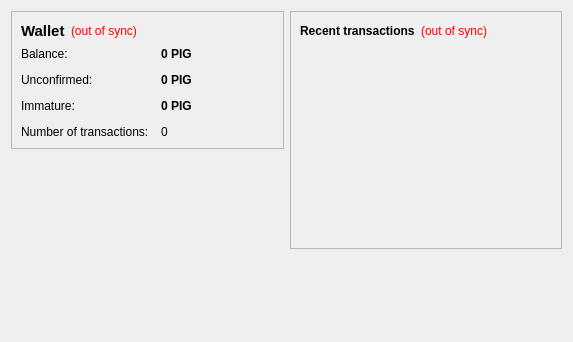
<?xml version="1.0" encoding="UTF-8"?>
<ui version="4.0">
 <class>OverviewPage</class>
 <widget class="QWidget" name="OverviewPage">
  <property name="geometry">
   <rect>
    <x>0</x>
    <y>0</y>
    <width>573</width>
    <height>342</height>
   </rect>
  </property>
  <property name="windowTitle">
   <string>Form</string>
  </property>
  <layout class="QHBoxLayout" name="horizontalLayout" stretch="1,1">
   <item>
    <layout class="QVBoxLayout" name="verticalLayout_2">
     <item>
      <widget class="QFrame" name="frame">
       <property name="frameShape">
        <enum>QFrame::StyledPanel</enum>
       </property>
       <property name="frameShadow">
        <enum>QFrame::Raised</enum>
       </property>
       <layout class="QVBoxLayout" name="verticalLayout_4">
        <item>
         <layout class="QHBoxLayout" name="horizontalLayout_4">
          <item>
           <widget class="QLabel" name="label_5">
            <property name="font">
             <font>
              <pointsize>11</pointsize>
              <weight>75</weight>
              <bold>true</bold>
             </font>
            </property>
            <property name="text">
             <string>Wallet</string>
            </property>
           </widget>
          </item>
          <item>
           <widget class="QLabel" name="labelWalletStatus">
            <property name="toolTip">
             <string>The displayed information may be out of date. Your wallet automatically synchronizes with the PiggieCoin network after a connection is established, but this process has not completed yet.</string>
            </property>
            <property name="styleSheet">
             <string notr="true">QLabel { color: red; }</string>
            </property>
            <property name="text">
             <string notr="true">(out of sync)</string>
            </property>
            <property name="alignment">
             <set>Qt::AlignLeading|Qt::AlignLeft|Qt::AlignVCenter</set>
            </property>
           </widget>
          </item>
          <item>
           <spacer name="horizontalSpacer_2">
            <property name="orientation">
             <enum>Qt::Horizontal</enum>
            </property>
            <property name="sizeHint" stdset="0">
             <size>
              <width>40</width>
              <height>20</height>
             </size>
            </property>
           </spacer>
          </item>
         </layout>
        </item>
        <item>
         <layout class="QFormLayout" name="formLayout_2">
          <property name="fieldGrowthPolicy">
           <enum>QFormLayout::AllNonFixedFieldsGrow</enum>
          </property>
          <property name="horizontalSpacing">
           <number>12</number>
          </property>
          <property name="verticalSpacing">
           <number>12</number>
          </property>
          <item row="0" column="0">
           <widget class="QLabel" name="label">
            <property name="text">
             <string>Balance:</string>
            </property>
           </widget>
          </item>
          <item row="0" column="1">
           <widget class="QLabel" name="labelBalance">
            <property name="font">
             <font>
              <weight>75</weight>
              <bold>true</bold>
             </font>
            </property>
            <property name="cursor">
             <cursorShape>IBeamCursor</cursorShape>
            </property>
            <property name="toolTip">
             <string>Your current balance</string>
            </property>
            <property name="text">
             <string notr="true">0 PIG</string>
            </property>
            <property name="textInteractionFlags">
             <set>Qt::LinksAccessibleByMouse|Qt::TextSelectableByKeyboard|Qt::TextSelectableByMouse</set>
            </property>
           </widget>
          </item>
          <item row="1" column="0">
           <widget class="QLabel" name="label_3">
            <property name="text">
             <string>Unconfirmed:</string>
            </property>
           </widget>
          </item>
          <item row="1" column="1">
           <widget class="QLabel" name="labelUnconfirmed">
            <property name="font">
             <font>
              <weight>75</weight>
              <bold>true</bold>
             </font>
            </property>
            <property name="cursor">
             <cursorShape>IBeamCursor</cursorShape>
            </property>
            <property name="toolTip">
             <string>Total of transactions that have yet to be confirmed, and do not yet count toward the current balance</string>
            </property>
            <property name="text">
             <string notr="true">0 PIG</string>
            </property>
            <property name="textInteractionFlags">
             <set>Qt::LinksAccessibleByMouse|Qt::TextSelectableByKeyboard|Qt::TextSelectableByMouse</set>
            </property>
           </widget>
          </item>
          <item row="3" column="0">
           <widget class="QLabel" name="label_2">
            <property name="text">
             <string>Number of transactions:</string>
            </property>
           </widget>
          </item>
          <item row="3" column="1">
           <widget class="QLabel" name="labelNumTransactions">
            <property name="toolTip">
             <string>Total number of transactions in wallet</string>
            </property>
            <property name="text">
             <string notr="true">0</string>
            </property>
           </widget>
          </item>
          <item row="2" column="0">
           <widget class="QLabel" name="labelImmatureText">
            <property name="text">
             <string>Immature:</string>
            </property>
           </widget>
          </item>
          <item row="2" column="1">
           <widget class="QLabel" name="labelImmature">
            <property name="font">
             <font>
              <weight>75</weight>
              <bold>true</bold>
             </font>
            </property>
            <property name="toolTip">
             <string>Mined balance that has not yet matured</string>
            </property>
            <property name="text">
             <string notr="true">0 PIG</string>
            </property>
            <property name="textInteractionFlags">
             <set>Qt::LinksAccessibleByMouse|Qt::TextSelectableByKeyboard|Qt::TextSelectableByMouse</set>
            </property>
           </widget>
          </item>
         </layout>
        </item>
       </layout>
      </widget>
     </item>
     <item>
      <spacer name="verticalSpacer">
       <property name="orientation">
        <enum>Qt::Vertical</enum>
       </property>
       <property name="sizeHint" stdset="0">
        <size>
         <width>20</width>
         <height>40</height>
        </size>
       </property>
      </spacer>
     </item>
    </layout>
   </item>
   <item>
    <layout class="QVBoxLayout" name="verticalLayout_3">
     <item>
      <widget class="QFrame" name="frame_2">
       <property name="frameShape">
        <enum>QFrame::StyledPanel</enum>
       </property>
       <property name="frameShadow">
        <enum>QFrame::Raised</enum>
       </property>
       <layout class="QVBoxLayout" name="verticalLayout">
        <item>
         <layout class="QHBoxLayout" name="horizontalLayout_2">
          <item>
           <widget class="QLabel" name="label_4">
            <property name="text">
             <string>&lt;b&gt;Recent transactions&lt;/b&gt;</string>
            </property>
           </widget>
          </item>
          <item>
           <widget class="QLabel" name="labelTransactionsStatus">
            <property name="toolTip">
             <string>The displayed information may be out of date. Your wallet automatically synchronizes with the PiggieCoin network after a connection is established, but this process has not completed yet.</string>
            </property>
            <property name="styleSheet">
             <string notr="true">QLabel { color: red; }</string>
            </property>
            <property name="text">
             <string notr="true">(out of sync)</string>
            </property>
            <property name="alignment">
             <set>Qt::AlignRight|Qt::AlignTrailing|Qt::AlignVCenter</set>
            </property>
           </widget>
          </item>
          <item>
           <spacer name="horizontalSpacer">
            <property name="orientation">
             <enum>Qt::Horizontal</enum>
            </property>
            <property name="sizeHint" stdset="0">
             <size>
              <width>40</width>
              <height>20</height>
             </size>
            </property>
           </spacer>
          </item>
         </layout>
        </item>
        <item>
         <widget class="QListView" name="listTransactions">
          <property name="styleSheet">
           <string notr="true">QListView { background: transparent; }</string>
          </property>
          <property name="frameShape">
           <enum>QFrame::NoFrame</enum>
          </property>
          <property name="verticalScrollBarPolicy">
           <enum>Qt::ScrollBarAlwaysOff</enum>
          </property>
          <property name="horizontalScrollBarPolicy">
           <enum>Qt::ScrollBarAlwaysOff</enum>
          </property>
          <property name="selectionMode">
           <enum>QAbstractItemView::NoSelection</enum>
          </property>
         </widget>
        </item>
       </layout>
      </widget>
     </item>
     <item>
      <spacer name="verticalSpacer_2">
       <property name="orientation">
        <enum>Qt::Vertical</enum>
       </property>
       <property name="sizeHint" stdset="0">
        <size>
         <width>20</width>
         <height>40</height>
        </size>
       </property>
      </spacer>
     </item>
    </layout>
   </item>
  </layout>
 </widget>
 <resources/>
 <connections/>
</ui>
